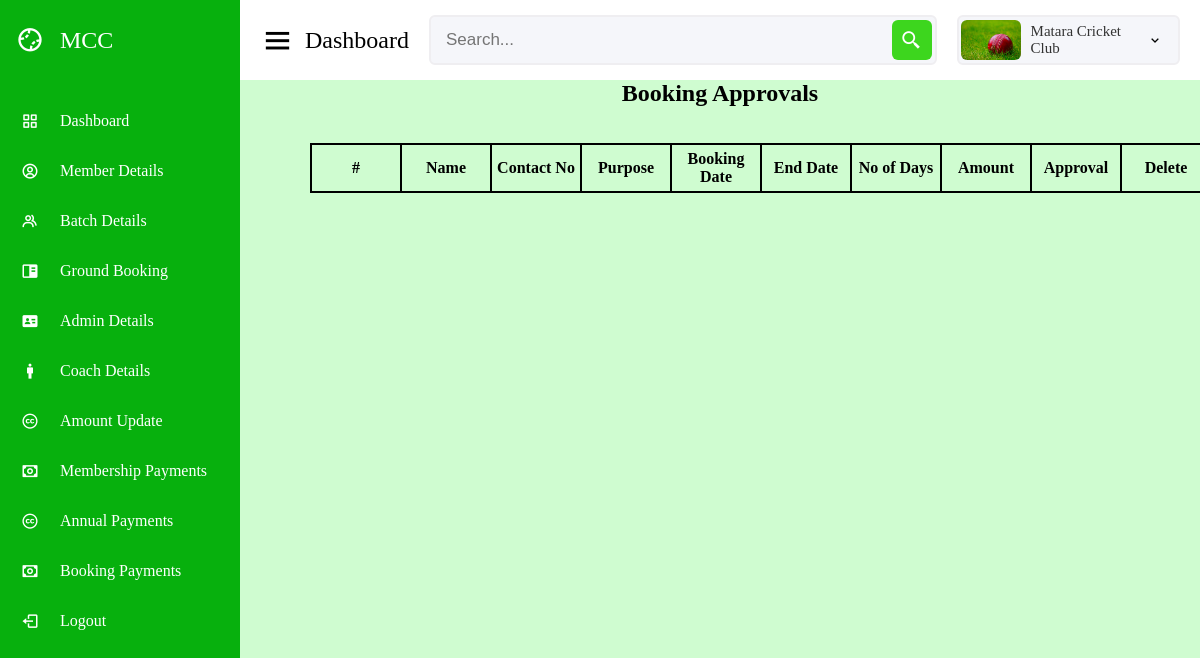
The app's page /admin.php, older data.
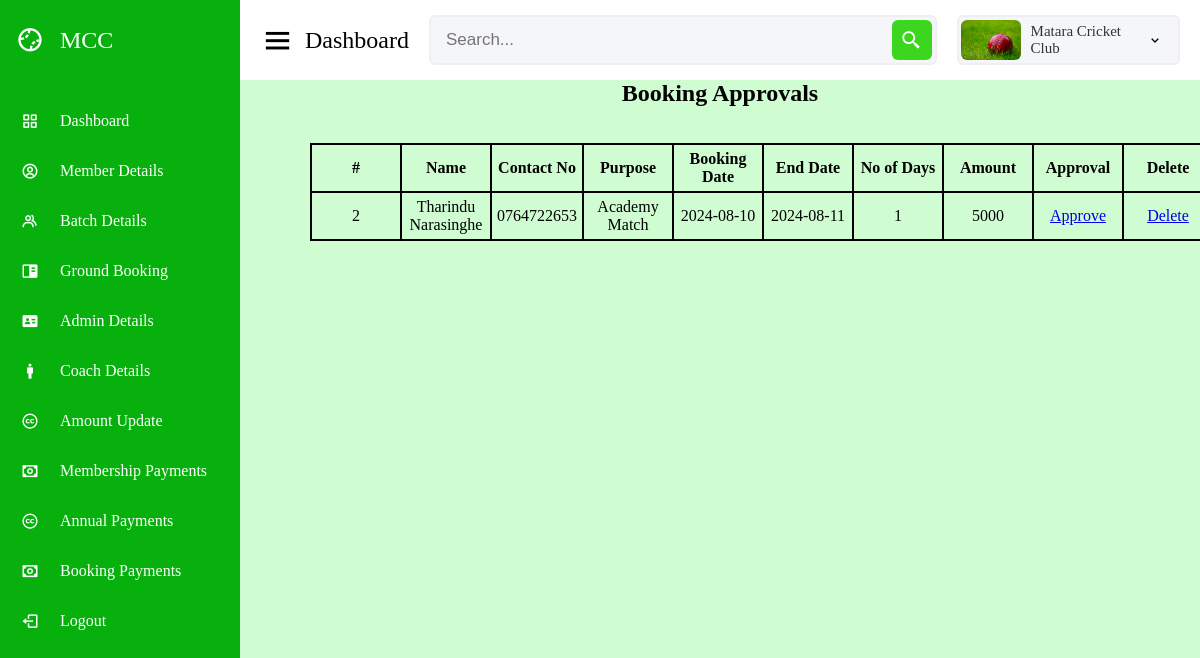
The same page, newer data.
### tables this page shows
CREATE TABLE `approval` (
  `approval_id` int(11) NOT NULL,
  `name` varchar(50) DEFAULT NULL,
  `nic` varchar(10) DEFAULT NULL,
  `email` varchar(50) DEFAULT NULL,
  `contact_no` varchar(10) DEFAULT NULL,
  `purpose` varchar(50) DEFAULT NULL,
  `booking_date` date DEFAULT NULL,
  `end_date` date DEFAULT NULL,
  `no_of_days` int(11) DEFAULT NULL,
  `amount` double DEFAULT NULL
);

### admin.php (the view, shortened to what the changed rows need)
<!Doctype html>
<html>
    <head>
        <link rel="stylesheet" href="css/admin.css">
        <link href='https://unpkg.com/boxicons@2.0.9/css/boxicons.min.css' rel='stylesheet'>
    </head>
    <body>
        <section class="home-section">
            <div class="title"><center><h1>Booking Approvals</h1></center></div>
            <form action="approval.php" method="post">
            <br><br>
            <div class="tbl">
                <center>
                <table>
                    <tr>
                        <th>#</th>
                        <th>Name</th>
                        <th>Contact No</th>
                        <th>Purpose</th>
                        <th>Booking Date</th>
                        <th>End Date</th>
                        <th>No of Days</th>
                        <th>Amount</th>
                        <th>Approval</th>
                        <th>Delete</th>
                    </tr>
                    <?php
                        $connection = mysqli_connect("localhost","root","","myproject");
                        $query = "SELECT * FROM approval";
                        $query_run = mysqli_query($connection,$query);
                        while($result=mysqli_fetch_array($query_run)){
                            ?>
                                <tr>
                                    <td><?php echo $result['approval_id'];?></td>
                                    <td><?php echo $result['name'];?></td>
                                    <td><?php echo $result['contact_no'];?></td>
                                    <td><?php echo $result['purpose'];?></td>
                                    <td><?php echo $result['booking_date'];?></td>
                                    <td><?php echo $result['end_date'];?></td>
                                    <td><?php echo $result['no_of_days'];?></td>
                                    <td><?php echo $result['amount'];?></td>
                                    <td><a href="approval.php?id=<?php echo $result['approval_id'];?>">Approve</a></td>
                                    <td><a href="deleteapproval.php?id=<?php echo $result['approval_id'];?>">Delete</a></td>
                                </tr>
                            <?php
                        }
                    ?>
                </table>
                    </center>
            </div>
            </form>
        </section>
    </body>
</html>

Row changes from the older to the newer data that the page shows:
added approval: approval_id "2", name "Tharindu Narasinghe", contact_no "0764722653", purpose "Academy Match", booking_date "2024-08-10", end_date "2024-08-11", no_of_days "1", amount "5000"
